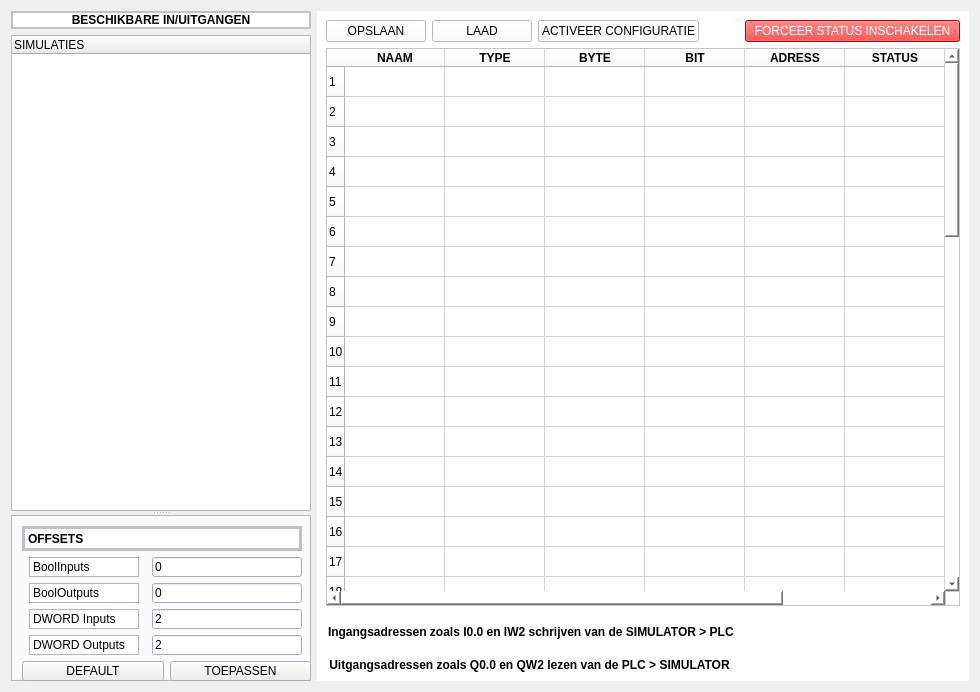
         <widget class="QWidget" name="IOPage">
          <property name="styleSheet">
           <string notr="true"/>
          </property>
          <layout class="QHBoxLayout" name="horizontalLayout_27">
           <item>
            <layout class="QHBoxLayout" name="horizontalLayout_26">
             <property name="leftMargin">
              <number>0</number>
             </property>
             <item>
              <widget class="QSplitter" name="splitter">
               <property name="styleSheet">
                <string notr="true">QLabel{
background-color: rgb(255, 255, 255);
border: 1px solid rgb(182, 182, 182);

}</string>
               </property>
               <property name="orientation">
                <enum>Qt::Vertical</enum>
               </property>
               <widget class="QWidget" name="TREE" native="true">
                <property name="sizePolicy">
                 <sizepolicy hsizetype="Expanding" vsizetype="Expanding">
                  <horstretch>0</horstretch>
                  <verstretch>0</verstretch>
                 </sizepolicy>
                </property>
                <property name="minimumSize">
                 <size>
                  <width>300</width>
                  <height>500</height>
                 </size>
                </property>
                <property name="sizeIncrement">
                 <size>
                  <width>0</width>
                  <height>0</height>
                 </size>
                </property>
                <layout class="QVBoxLayout" name="verticalLayout_11">
                 <property name="sizeConstraint">
                  <enum>QLayout::SetMaximumSize</enum>
                 </property>
                 <property name="leftMargin">
                  <number>0</number>
                 </property>
                 <property name="topMargin">
                  <number>0</number>
                 </property>
                 <property name="rightMargin">
                  <number>0</number>
                 </property>
                 <property name="bottomMargin">
                  <number>0</number>
                 </property>
                 <item>
                  <widget class="QLabel" name="label_34">
                   <property name="font">
                    <font>
                     <weight>75</weight>
                     <bold>true</bold>
                    </font>
                   </property>
                   <property name="styleSheet">
                    <string notr="true">border: 2px solid rgb(193, 193, 193);</string>
                   </property>
                   <property name="text">
                    <string>BESCHIKBARE IN/UITGANGEN</string>
                   </property>
                   <property name="alignment">
                    <set>Qt::AlignCenter</set>
                   </property>
                  </widget>
                 </item>
                 <item>
                  <widget class="QTreeWidget" name="treeWidget_IO">
                   <property name="minimumSize">
                    <size>
                     <width>250</width>
                     <height>300</height>
                    </size>
                   </property>
                   <column>
                    <property name="text">
                     <string notr="true">SIMULATIES</string>
                    </property>
                   </column>
                  </widget>
                 </item>
                </layout>
               </widget>
               <widget class="QWidget" name="OffsetMenu" native="true">
                <property name="sizePolicy">
                 <sizepolicy hsizetype="Expanding" vsizetype="Expanding">
                  <horstretch>0</horstretch>
                  <verstretch>0</verstretch>
                 </sizepolicy>
                </property>
                <property name="maximumSize">
                 <size>
                  <width>16777215</width>
                  <height>200</height>
                 </size>
                </property>
                <property name="styleSheet">
                 <string notr="true">#OffsetMenu{
    border: 1px solid rgb(182, 182, 182);
    background-color: #f9fafd;
}

Qlabel{
  border: 1px solid rgb(182, 182, 182);
}</string>
                </property>
                <layout class="QVBoxLayout" name="verticalLayout_12">
                 <property name="leftMargin">
                  <number>11</number>
                 </property>
                 <property name="topMargin">
                  <number>11</number>
                 </property>
                 <item>
                  <widget class="QLabel" name="OffsTitle">
                   <property name="sizePolicy">
                    <sizepolicy hsizetype="Fixed" vsizetype="Preferred">
                     <horstretch>0</horstretch>
                     <verstretch>0</verstretch>
                    </sizepolicy>
                   </property>
                   <property name="minimumSize">
                    <size>
                     <width>50</width>
                     <height>25</height>
                    </size>
                   </property>
                   <property name="maximumSize">
                    <size>
                     <width>280</width>
                     <height>25</height>
                    </size>
                   </property>
                   <property name="font">
                    <font>
                     <weight>75</weight>
                     <bold>true</bold>
                    </font>
                   </property>
                   <property name="styleSheet">
                    <string notr="true">background-color: rgb(255, 255, 255);
border: 3px solid rgb(193, 193, 193);
</string>
                   </property>
                   <property name="text">
                    <string>OFFSETS</string>
                   </property>
                  </widget>
                 </item>
                 <item>
                  <layout class="QHBoxLayout" name="BoolIn_1">
                   <item>
                    <widget class="QLabel" name="offs_name_2">
                     <property name="maximumSize">
                      <size>
                       <width>110</width>
                       <height>20</height>
                      </size>
                     </property>
                     <property name="font">
                      <font>
                       <weight>50</weight>
                       <bold>false</bold>
                      </font>
                     </property>
                     <property name="styleSheet">
                      <string notr="true"/>
                     </property>
                     <property name="text">
                      <string>BoolInputs</string>
                     </property>
                    </widget>
                   </item>
                   <item>
                    <widget class="QLineEdit" name="QLineEdit_BoolInput">
                     <property name="minimumSize">
                      <size>
                       <width>50</width>
                       <height>20</height>
                      </size>
                     </property>
                     <property name="maximumSize">
                      <size>
                       <width>150</width>
                       <height>20</height>
                      </size>
                     </property>
                     <property name="layoutDirection">
                      <enum>Qt::LeftToRight</enum>
                     </property>
                     <property name="styleSheet">
                      <string notr="true"/>
                     </property>
                     <property name="text">
                      <string>0</string>
                     </property>
                    </widget>
                   </item>
                  </layout>
                 </item>
                 <item>
                  <layout class="QHBoxLayout" name="BoolOut_1">
                   <item>
                    <widget class="QLabel" name="offs_name">
                     <property name="maximumSize">
                      <size>
                       <width>110</width>
                       <height>20</height>
                      </size>
                     </property>
                     <property name="font">
                      <font>
                       <weight>50</weight>
                       <bold>false</bold>
                      </font>
                     </property>
                     <property name="styleSheet">
                      <string notr="true"/>
                     </property>
                     <property name="text">
                      <string>BoolOutputs</string>
                     </property>
                    </widget>
                   </item>
                   <item>
                    <widget class="QLineEdit" name="QLineEdit_BoolOutput">
                     <property name="minimumSize">
                      <size>
                       <width>50</width>
                       <height>20</height>
                      </size>
                     </property>
                     <property name="maximumSize">
                      <size>
                       <width>150</width>
                       <height>20</height>
                      </size>
                     </property>
                     <property name="layoutDirection">
                      <enum>Qt::LeftToRight</enum>
                     </property>
                     <property name="styleSheet">
                      <string notr="true"/>
                     </property>
                     <property name="text">
                      <string>0</string>
                     </property>
                    </widget>
                   </item>
                  </layout>
                 </item>
                 <item>
                  <layout class="QHBoxLayout" name="DWORDIn_1">
                   <item>
                    <widget class="QLabel" name="offs_name_3">
                     <property name="maximumSize">
                      <size>
                       <width>110</width>
                       <height>20</height>
                      </size>
                     </property>
                     <property name="font">
                      <font>
                       <weight>50</weight>
                       <bold>false</bold>
                      </font>
                     </property>
                     <property name="styleSheet">
                      <string notr="true"/>
                     </property>
                     <property name="text">
                      <string>DWORD Inputs</string>
                     </property>
                    </widget>
                   </item>
                   <item>
                    <widget class="QLineEdit" name="QLineEdit_DWORDInput">
                     <property name="minimumSize">
                      <size>
                       <width>50</width>
                       <height>20</height>
                      </size>
                     </property>
                     <property name="maximumSize">
                      <size>
                       <width>150</width>
                       <height>20</height>
                      </size>
                     </property>
                     <property name="layoutDirection">
                      <enum>Qt::LeftToRight</enum>
                     </property>
                     <property name="styleSheet">
                      <string notr="true"/>
                     </property>
                     <property name="text">
                      <string>2</string>
                     </property>
                    </widget>
                   </item>
                  </layout>
                 </item>
                 <item>
                  <layout class="QHBoxLayout" name="DWORDOut_1">
                   <item>
                    <widget class="QLabel" name="offs_name_4">
                     <property name="maximumSize">
                      <size>
                       <width>110</width>
                       <height>20</height>
                      </size>
                     </property>
                     <property name="font">
                      <font>
                       <weight>50</weight>
                       <bold>false</bold>
                      </font>
                     </property>
                     <property name="styleSheet">
                      <string notr="true"/>
                     </property>
                     <property name="text">
                      <string>DWORD Outputs</string>
                     </property>
                    </widget>
                   </item>
                   <item>
                    <widget class="QLineEdit" name="QLineEdit_DWORDOutput">
                     <property name="minimumSize">
                      <size>
                       <width>50</width>
                       <height>20</height>
                      </size>
                     </property>
                     <property name="maximumSize">
                      <size>
                       <width>150</width>
                       <height>20</height>
                      </size>
                     </property>
                     <property name="layoutDirection">
                      <enum>Qt::LeftToRight</enum>
                     </property>
                     <property name="styleSheet">
                      <string notr="true"/>
                     </property>
                     <property name="text">
                      <string>2</string>
                     </property>
                    </widget>
                   </item>
                  </layout>
                 </item>
                 <item>
                  <layout class="QHBoxLayout" name="horizontalLayout_24">
                   <item>
                    <widget class="QPushButton" name="pushButton_DefaultOffset">
                     <property name="sizePolicy">
                      <sizepolicy hsizetype="Expanding" vsizetype="Fixed">
                       <horstretch>0</horstretch>
                       <verstretch>0</verstretch>
                      </sizepolicy>
                     </property>
                     <property name="minimumSize">
                      <size>
                       <width>40</width>
                       <height>20</height>
                      </size>
                     </property>
                     <property name="maximumSize">
                      <size>
                       <width>16777215</width>
                       <height>40</height>
                      </size>
                     </property>
                     <property name="styleSheet">
                      <string notr="true"/>
                     </property>
                     <property name="text">
                      <string>DEFAULT</string>
                     </property>
                    </widget>
                   </item>
                   <item>
                    <widget class="QPushButton" name="pushButton_ApplyOffset">
                     <property name="sizePolicy">
                      <sizepolicy hsizetype="Expanding" vsizetype="Fixed">
                       <horstretch>0</horstretch>
                       <verstretch>0</verstretch>
                      </sizepolicy>
                     </property>
                     <property name="minimumSize">
                      <size>
                       <width>40</width>
                       <height>20</height>
                      </size>
                     </property>
                     <property name="maximumSize">
                      <size>
                       <width>10000</width>
                       <height>40</height>
                      </size>
                     </property>
                     <property name="styleSheet">
                      <string notr="true"/>
                     </property>
                     <property name="text">
                      <string>TOEPASSEN</string>
                     </property>
                    </widget>
                   </item>
                  </layout>
                 </item>
                </layout>
               </widget>
              </widget>
             </item>
             <item>
              <widget class="QWidget" name="tableWidget" native="true">
               <property name="styleSheet">
                <string notr="true">background-color: rgb(255, 255, 255);</string>
               </property>
               <layout class="QVBoxLayout" name="verticalLayout_10">
                <item>
                 <layout class="QHBoxLayout" name="horizontalLayout_28">
                  <item>
                   <widget class="QPushButton" name="pushButton_SaveIO">
                    <property name="minimumSize">
                     <size>
                      <width>100</width>
                      <height>0</height>
                     </size>
                    </property>
                    <property name="maximumSize">
                     <size>
                      <width>100</width>
                      <height>16777215</height>
                     </size>
                    </property>
                    <property name="text">
                     <string>OPSLAAN</string>
                    </property>
                    <property name="icon">
                     <iconset resource="Resource.qrc">
                      <normaloff>:/icon/media/icon/save-32.ico</normaloff>:/icon/media/icon/save-32.ico</iconset>
                    </property>
                   </widget>
                  </item>
                  <item>
                   <widget class="QPushButton" name="pushButton_LoadIO">
                    <property name="minimumSize">
                     <size>
                      <width>100</width>
                      <height>0</height>
                     </size>
                    </property>
                    <property name="maximumSize">
                     <size>
                      <width>100</width>
                      <height>16777215</height>
                     </size>
                    </property>
                    <property name="text">
                     <string>LAAD</string>
                    </property>
                    <property name="icon">
                     <iconset resource="Resource.qrc">
                      <normaloff>:/icon/media/icon/icons_open.svg</normaloff>:/icon/media/icon/icons_open.svg</iconset>
                    </property>
                   </widget>
                  </item>
                  <item>
                   <widget class="QPushButton" name="pushButton_ReloadConfig">
                    <property name="font">
                     <font>
                      <weight>50</weight>
                      <bold>false</bold>
                     </font>
                    </property>
                    <property name="text">
                     <string>ACTIVEER CONFIGURATIE</string>
                    </property>
                    <property name="icon">
                     <iconset>
                      <normaloff>icon/refresh-svgrepo-com.svg</normaloff>icon/refresh-svgrepo-com.svg</iconset>
                    </property>
                   </widget>
                  </item>
                  <item>
                   <spacer name="horizontalSpacer_18">
                    <property name="orientation">
                     <enum>Qt::Horizontal</enum>
                    </property>
                    <property name="sizeHint" stdset="0">
                     <size>
                      <width>40</width>
                      <height>20</height>
                     </size>
                    </property>
                   </spacer>
                  </item>
                  <item>
                   <widget class="QPushButton" name="pushButton_AllowForce">
                    <property name="minimumSize">
                     <size>
                      <width>215</width>
                      <height>0</height>
                     </size>
                    </property>
                    <property name="maximumSize">
                     <size>
                      <width>215</width>
                      <height>16777215</height>
                     </size>
                    </property>
                    <property name="styleSheet">
                     <string notr="true">
#pushButton_AllowForce {
    background-color: rgb(255, 0, 0);
	color: rgb(255, 255, 255);
}


#pushButton_AllowForce:checked {
    background-color: rgb(0, 255, 0); 
    color: black;

}</string>
                    </property>
                    <property name="text">
                     <string>FORCEER STATUS INSCHAKELEN</string>
                    </property>
                    <property name="checkable">
                     <bool>true</bool>
                    </property>
                   </widget>
                  </item>
                 </layout>
                </item>
                <item>
                 <widget class="QTableWidget" name="tableWidget_IO">
                  <property name="acceptDrops">
                   <bool>true</bool>
                  </property>
                  <property name="rowCount">
                   <number>50</number>
                  </property>
                  <property name="columnCount">
                   <number>8</number>
                  </property>
                  <row/>
                  <row/>
                  <row/>
                  <row/>
                  <row/>
                  <row/>
                  <row/>
                  <row/>
                  <row/>
                  <row/>
                  <row/>
                  <row/>
                  <row/>
                  <row/>
                  <row/>
                  <row/>
                  <row/>
                  <row/>
                  <row/>
                  <row/>
                  <row/>
                  <row/>
                  <row/>
                  <row/>
                  <row/>
                  <row/>
                  <row/>
                  <row/>
                  <row/>
                  <row/>
                  <row/>
                  <row/>
                  <row/>
                  <row/>
                  <row/>
                  <row/>
                  <row/>
                  <row/>
                  <row/>
                  <row/>
                  <row/>
                  <row/>
                  <row/>
                  <row/>
                  <row/>
                  <row/>
                  <row/>
                  <row/>
                  <row/>
                  <row/>
                  <column>
                   <property name="text">
                    <string>NAAM</string>
                   </property>
                   <property name="font">
                    <font>
                     <weight>75</weight>
                     <bold>true</bold>
                    </font>
                   </property>
                   <property name="background">
                    <color>
                     <red>221</red>
                     <green>221</green>
                     <blue>221</blue>
                    </color>
                   </property>
                  </column>
                  <column>
                   <property name="text">
                    <string>TYPE</string>
                   </property>
                   <property name="font">
                    <font>
                     <weight>75</weight>
                     <bold>true</bold>
                    </font>
                   </property>
                   <property name="background">
                    <color>
                     <red>221</red>
                     <green>221</green>
                     <blue>221</blue>
                    </color>
                   </property>
                  </column>
                  <column>
                   <property name="text">
                    <string>BYTE</string>
                   </property>
                   <property name="font">
                    <font>
                     <weight>75</weight>
                     <bold>true</bold>
                    </font>
                   </property>
                   <property name="background">
                    <color>
                     <red>221</red>
                     <green>221</green>
                     <blue>221</blue>
                    </color>
                   </property>
                  </column>
                  <column>
                   <property name="text">
                    <string>BIT</string>
                   </property>
                   <property name="font">
                    <font>
                     <weight>75</weight>
                     <bold>true</bold>
                    </font>
                   </property>
                   <property name="background">
                    <color>
                     <red>221</red>
                     <green>221</green>
                     <blue>221</blue>
                    </color>
                   </property>
                  </column>
                  <column>
                   <property name="text">
                    <string>ADRESS</string>
                   </property>
                   <property name="font">
                    <font>
                     <weight>75</weight>
                     <bold>true</bold>
                    </font>
                   </property>
                   <property name="background">
                    <color>
                     <red>221</red>
                     <green>221</green>
                     <blue>221</blue>
                    </color>
                   </property>
                  </column>
                  <column>
                   <property name="text">
                    <string>STATUS</string>
                   </property>
                   <property name="font">
                    <font>
                     <weight>75</weight>
                     <bold>true</bold>
                    </font>
                   </property>
                   <property name="background">
                    <color>
                     <red>221</red>
                     <green>221</green>
                     <blue>221</blue>
                    </color>
                   </property>
                  </column>
                  <column>
                   <property name="text">
                    <string>BESCHRIJVING</string>
                   </property>
                   <property name="font">
                    <font>
                     <weight>75</weight>
                     <bold>true</bold>
                    </font>
                   </property>
                   <property name="background">
                    <color>
                     <red>221</red>
                     <green>221</green>
                     <blue>221</blue>
                    </color>
                   </property>
                  </column>
                  <column>
                   <property name="text">
                    <string>BEREIK</string>
                   </property>
                   <property name="font">
                    <font>
                     <weight>75</weight>
                     <bold>true</bold>
                    </font>
                   </property>
                   <property name="background">
                    <color>
                     <red>221</red>
                     <green>221</green>
                     <blue>221</blue>
                    </color>
                   </property>
                  </column>
                 </widget>
                </item>
                <item>
                 <widget class="QLabel" name="infotxt">
                  <property name="minimumSize">
                   <size>
                    <width>0</width>
                    <height>40</height>
                   </size>
                  </property>
                  <property name="font">
                   <font>
                    <weight>75</weight>
                    <bold>true</bold>
                   </font>
                  </property>
                  <property name="text">
                   <string>Ingangsadressen zoals I0.0 en IW2 schrijven van de SIMULATOR &gt; PLC  </string>
                  </property>
                  <property name="scaledContents">
                   <bool>false</bool>
                  </property>
                  <property name="wordWrap">
                   <bool>true</bool>
                  </property>
                  <property name="indent">
                   <number>2</number>
                  </property>
                 </widget>
                </item>
                <item>
                 <widget class="QLabel" name="infotxt2">
                  <property name="font">
                   <font>
                    <weight>75</weight>
                    <bold>true</bold>
                   </font>
                  </property>
                  <property name="text">
                   <string> Uitgangsadressen zoals Q0.0 en QW2 lezen van de PLC &gt; SIMULATOR</string>
                  </property>
                 </widget>
                </item>
               </layout>
              </widget>
             </item>
            </layout>
           </item>
          </layout>
         </widget>
